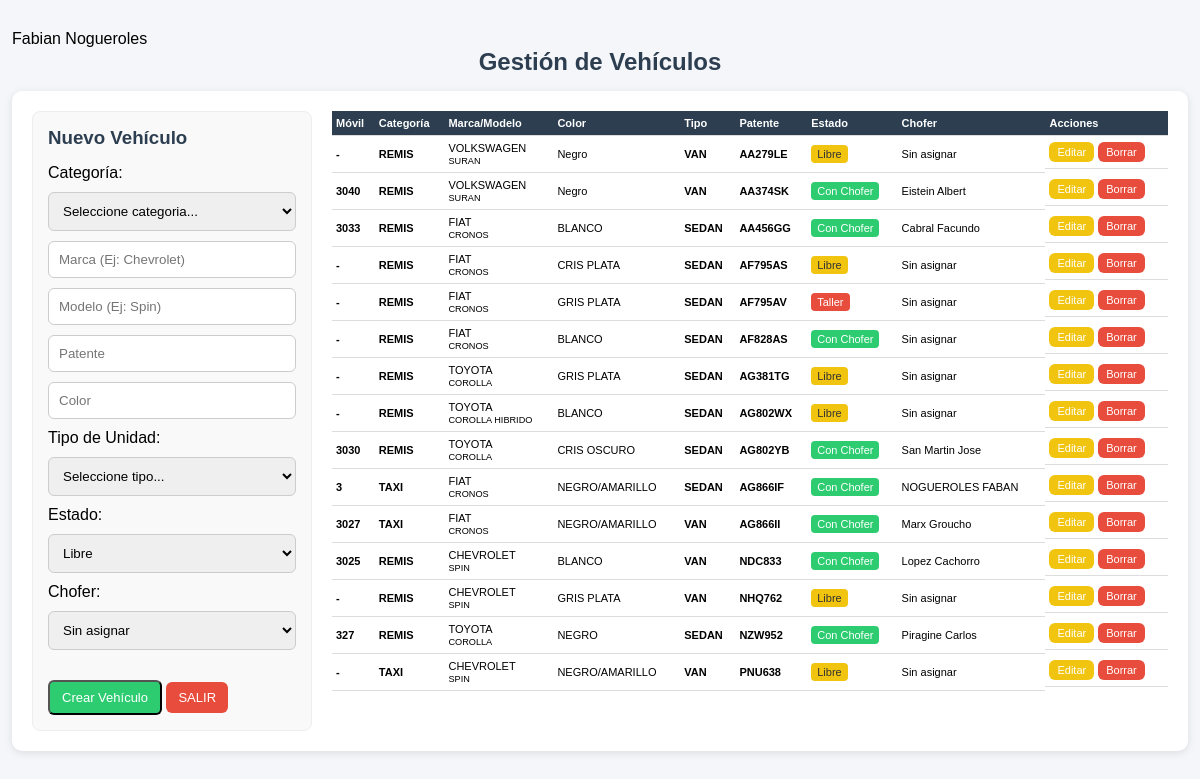
Page /php/00_administracion/trafico/listado.php (signed in) on the committed database.
### tables this page shows
CREATE TABLE `usuarios` (
  `id` int(4) NOT NULL AUTO_INCREMENT,
  `nombre` varchar(50) NOT NULL,
  `telefono` int(10) NOT NULL,
  `email` varchar(50) NOT NULL,
  `password` varchar(100) NOT NULL,
  `permisos` varchar(15) NOT NULL,
  `estado` varchar(15) NOT NULL,
  `nom_apellido` varchar(50) NOT NULL,
  PRIMARY KEY (`id`)
);

CREATE TABLE `vehiculos` (
  `id` int(11) NOT NULL AUTO_INCREMENT,
  `categoria` varchar(15) NOT NULL,
  `marca` varchar(50) NOT NULL,
  `modelo` varchar(50) NOT NULL,
  `patente` varchar(20) DEFAULT NULL,
  `estado` varchar(20) NOT NULL,
  `color` varchar(20) NOT NULL,
  `tipo` varchar(20) NOT NULL,
  `id_chofer` int(4) DEFAULT NULL,
  PRIMARY KEY (`id`)
);

### funciones/funciones.php (called while the page is built, shortened)
<?php
function nombre_usuario()
{
    $id = $_SESSION['id_usuario'];
    $sql = "SELECT * FROM usuarios WHERE id = :id LIMIT 1";
    $pdo = conexion();
    $stmt = $pdo->prepare($sql);
    $stmt->bindParam(':id', $id, PDO::PARAM_INT);
    $stmt->execute();
    $row = $stmt->fetch(PDO::FETCH_ASSOC);
    return [
        'id' => $id,
        'nombre' => $row['nom_apellido'] ?? ''
    ];
}
function conexion()
{
    $host = 'localhost';
    $db   = 'app_viajes';
    $user = 'root';
    $pass = 'belgrado';
    try {
        $dsn = "mysql:host=$host;dbname=$db;charset=utf8mb4";
        $conn = new PDO($dsn, $user, $pass, [
            PDO::ATTR_ERRMODE => PDO::ERRMODE_EXCEPTION,
            PDO::ATTR_DEFAULT_FETCH_MODE => PDO::FETCH_ASSOC,
            PDO::MYSQL_ATTR_INIT_COMMAND => "SET NAMES utf8mb4"
        ]);
        return $conn;
    } catch (PDOException $e) {
        echo "Error de conexión: " . $e->getMessage();
    }
}
?>
<?php
function obtenerVehiculos()
{
    $pdo = conexion();
    $sql = "SELECT v.*,
                   CONCAT(c.apellido, ' ', c.nombre) AS chofer
            FROM vehiculos v
            LEFT JOIN choferes c ON v.id_chofer = c.id
            ORDER BY v.patente ASC";
    return $pdo->query($sql)->fetchAll(PDO::FETCH_ASSOC);
}
function obtenerChoferes()
{
    $pdo = conexion();
    $sql = "SELECT c.*, v.patente, v.marca, v.modelo
            FROM choferes c
            LEFT JOIN vehiculos v ON c.id = v.id_chofer
            ORDER BY c.apellido ASC, c.nombre ASC";
    return $pdo->query($sql)->fetchAll(PDO::FETCH_ASSOC);
}

### php/00_administracion/trafico/listado.php (the view, shortened to what this page needs)
<?php
include_once "../../../funciones/funciones.php";
$usuario = nombre_usuario();
$nombre_usuario = $usuario['nombre'];
$vehiculo_a_editar = null;
$vehiculos = obtenerVehiculos();
$choferes  = obtenerChoferes();
$movilPorChofer = [];
foreach ($choferes as $c) {
    $movilPorChofer[$c['id']] = $c['movil'] ?? '-';
}
?>
<!DOCTYPE html>
<html lang="es">
<head>
    <link rel="stylesheet" href="../../../css/estilos.css">
</head>
<body>
    <div class="container">
        <span <strong><?php echo $nombre_usuario ?></strong></span>
        <h2 class="text-center">Gestión de Vehículos</h2>
        <div class="card operadores-layout">
            <div class="col-form">
                <h3><?php echo $vehiculo_a_editar ? "Editar Vehículo" : "Nuevo Vehículo"; ?></h3>
                <form method="POST">
                    <label>Categoría:</label>
                    <select name="categoria" required>
                        <option value="">Seleccione categoria...</option>
                    </select>
                    <input type="text" name="marca" placeholder="Marca (Ej: Chevrolet)"
                        value="<?php echo htmlspecialchars($vehiculo_a_editar['marca'] ?? ''); ?>" required>
                    <input type="text" name="modelo" placeholder="Modelo (Ej: Spin)"
                        value="<?php echo htmlspecialchars($vehiculo_a_editar['modelo'] ?? ''); ?>">
                    <input type="text" name="patente" placeholder="Patente"
                        value="<?php echo htmlspecialchars($vehiculo_a_editar['patente'] ?? ''); ?>">
                    <input type="text" name="color" placeholder="Color"
                        value="<?php echo htmlspecialchars($vehiculo_a_editar['color'] ?? ''); ?>">
                    <label>Tipo de Unidad:</label>
                    <select name="tipo" required>
                        <option value="">Seleccione tipo...</option>
                    </select>
                    <label>Estado:</label>
                    <select name="estado">
                        <option value="disponible"
                            <?php if (($vehiculo_a_editar['estado'] ?? '') == 'disponible') echo 'selected'; ?>>
                            Libre
                        </option>
                    </select>
                    <label>Chofer:</label>
                    <select name="id_chofer">
                        <option value="">Sin asignar</option>
                    </select>
                    <div style="margin-top: 20px;">
                        <button type="submit" name="guardar" class="btn btn-success">
                            <?php echo $vehiculo_a_editar ? "Actualizar" : "Crear Vehículo"; ?>
                        </button>
                        <a href="../../inicio_0.php" class="btn btn-danger">SALIR</a>
                    </div>
                </form>
            </div>
            <div class="col-tabla">
                <table class="table">
                    <thead>
                        <tr>
                            <th>Móvil</th>
                            <th>Categoría</th>
                            <th>Marca/Modelo</th>
                            <th>Color</th>
                            <th>Tipo</th>
                            <th>Patente</th>
                            <th>Estado</th>
                            <th>Chofer</th>
                            <th>Acciones</th>
                        </tr>
                    </thead>
                    <tbody>
                        <?php if (count($vehiculos) > 0): ?>
                            <?php foreach ($vehiculos as $v): ?>
                                <tr>
                                    <td><strong><?php echo htmlspecialchars($movilPorChofer[$v['id_chofer'] ?? null] ?? '-'); ?></strong></td>
                                    <td><strong><?php echo htmlspecialchars($v['categoria']); ?></strong></td>
                                    <td>
                                        <?php echo htmlspecialchars($v['marca']); ?><br>
                                        <small class="text-muted"><?php echo htmlspecialchars($v['modelo'] ?? ''); ?></small>
                                    </td>
                                    <td><?php echo htmlspecialchars($v['color']); ?></td>
                                    <td><strong><?php echo htmlspecialchars(ucfirst($v['tipo'] ?? '-')); ?></strong></td>
                                    <td><strong><?php echo htmlspecialchars($v['patente']); ?></strong></td>
                                    <td>
                                        <?php if ($v['estado'] == 'disponible'): ?>
                                            <span class="badge badge-warning">Libre</span>
                                        <?php elseif ($v['estado'] == 'con_chofer'): ?>
                                            <span class="badge badge-success">Con Chofer</span>
                                        <?php else: ?>
                                            <span class="badge badge-danger">Taller</span>
                                        <?php endif; ?>
                                    </td>
                                    <td>
                                        <?php echo htmlspecialchars($v['chofer'] ?? 'Sin asignar'); ?>
                                    </td>
                                    <td>
                                        <a href="?editar=<?php echo $v['id']; ?>" class="btn btn-warning btn-sm">Editar</a>
                                        <a href="?borrar=<?php echo $v['id']; ?>"
                                            class="btn btn-danger btn-sm"
                                            onclick="return confirm('¿Eliminar vehículo?')">
                                            Borrar
                                        </a>
                                    </td>
                                </tr>
                            <?php endforeach; ?>
                        <?php else: ?>
                            <tr>
                                <td colspan="9" class="text-center">No hay vehículos registrados.</td>
                            </tr>
                        <?php endif; ?>
                    </tbody>
                </table>
            </div>
        </div>
    </div>
</body>
</html>

### css/estilos.css (style rules this page uses)
:root { --primary: #3498db; --success: #2ecc71; --warning: #f1c40f; --danger: #e74c3c; --dark: #2c3e50; --gray: #7f8c8d; --bg: #f4f6f9; }
* { margin: 0; padding: 0; box-sizing: border-box; }
body { font-family: Arial, sans-serif; background: var(--bg); }
.container { width: 98%; max-width: 1400px; margin: 30px auto; }
h2, h3 { margin-bottom: 15px; color: var(--dark); }
.text-center { text-align: center; }
.card { background: #fff; padding: 20px; border-radius: 10px; box-shadow: 0 2px 8px rgba(0,0,0,0.1); }
.btn { display: inline-block; padding: 8px 12px; border-radius: 6px; text-decoration: none; color: #fff; font-size: 13px; text-align: center; white-space: nowrap; }
.btn-success { background: var(--success); }
.btn-warning { background: var(--warning); }
.btn-danger { background: var(--danger); }
form { display: flex; flex-direction: column; gap: 10px; }
input, select { padding: 10px; border-radius: 6px; border: 1px solid #ccc; width: 100%; }
.table { width: 100%; border-collapse: collapse; font-size: 11px; }
.table thead { background: var(--dark); color: white; }
.table th, .table td { padding: 6px 4px; border-bottom: 1px solid #ddd; text-align: left; vertical-align: middle; }
.badge { display: inline-block; padding: 3px 6px; border-radius: 4px; color: #fff; font-size: 11px; text-align: center; }
.badge-success { background: var(--success); }
.badge-danger { background: var(--danger); }
.badge-warning { background: var(--warning); color: #333; }
.operadores-layout { display: grid; grid-template-columns: 280px 1fr; gap: 20px; align-items: start; }
.col-form { background: #f9f9f9; padding: 15px; border-radius: 8px; border: 1px solid #eee; position: sticky; top: 20px; }
.col-tabla { width: 100%; overflow-x: auto; }
.table td:last-child { display: flex; gap: 4px; justify-content: flex-start; align-items: center; }
.table .btn { font-size: 11px; padding: 4px 8px; }

### rows in the picture
usuarios: nom_apellido "Fabian Nogueroles"
vehiculos: id_chofer "-", categoria "REMIS", marca "VOLKSWAGEN", modelo "SURAN", color "Negro", tipo "VAN", patente "AA279LE", estado "Libre", chofer "Sin asignar"
vehiculos: id_chofer "3040", categoria "REMIS", marca "VOLKSWAGEN", modelo "SURAN", color "Negro", tipo "VAN", patente "AA374SK", estado "Con Chofer", chofer "Eistein Albert"
vehiculos: id_chofer "3033", categoria "REMIS", marca "FIAT", modelo "CRONOS", color "BLANCO", tipo "SEDAN", patente "AA456GG", estado "Con Chofer", chofer "Cabral Facundo"
vehiculos: id_chofer "-", categoria "REMIS", marca "FIAT", modelo "CRONOS", color "CRIS PLATA", tipo "SEDAN", patente "AF795AS", estado "Libre", chofer "Sin asignar"
vehiculos: id_chofer "-", categoria "REMIS", marca "FIAT", modelo "CRONOS", color "GRIS PLATA", tipo "SEDAN", patente "AF795AV", estado "Taller", chofer "Sin asignar"
vehiculos: id_chofer "-", categoria "REMIS", marca "FIAT", modelo "CRONOS", color "BLANCO", tipo "SEDAN", patente "AF828AS", estado "Con Chofer", chofer "Sin asignar"
vehiculos: id_chofer "-", categoria "REMIS", marca "TOYOTA", modelo "COROLLA", color "GRIS PLATA", tipo "SEDAN", patente "AG381TG", estado "Libre", chofer "Sin asignar"
vehiculos: id_chofer "-", categoria "REMIS", marca "TOYOTA", modelo "COROLLA HIBRIDO", color "BLANCO", tipo "SEDAN", patente "AG802WX", estado "Libre", chofer "Sin asignar"
vehiculos: id_chofer "3030", categoria "REMIS", marca "TOYOTA", modelo "COROLLA", color "CRIS OSCURO", tipo "SEDAN", patente "AG802YB", estado "Con Chofer", chofer "San Martin Jose"
vehiculos: id_chofer "3", categoria "TAXI", marca "FIAT", modelo "CRONOS", color "NEGRO/AMARILLO", tipo "SEDAN", patente "AG866IF", estado "Con Chofer", chofer "NOGUEROLES FABAN"
vehiculos: id_chofer "3027", categoria "TAXI", marca "FIAT", modelo "CRONOS", color "NEGRO/AMARILLO", tipo "VAN", patente "AG866II", estado "Con Chofer", chofer "Marx Groucho"
vehiculos: id_chofer "3025", categoria "REMIS", marca "CHEVROLET", modelo "SPIN", color "BLANCO", tipo "VAN", patente "NDC833", estado "Con Chofer", chofer "Lopez Cachorro"
vehiculos: id_chofer "-", categoria "REMIS", marca "CHEVROLET", modelo "SPIN", color "GRIS PLATA", tipo "VAN", patente "NHQ762", estado "Libre", chofer "Sin asignar"
vehiculos: id_chofer "327", categoria "REMIS", marca "TOYOTA", modelo "COROLLA", color "NEGRO", tipo "SEDAN", patente "NZW952", estado "Con Chofer", chofer "Piragine Carlos"
vehiculos: id_chofer "-", categoria "TAXI", marca "CHEVROLET", modelo "SPIN", color "NEGRO/AMARILLO", tipo "VAN", patente "PNU638", estado "Libre", chofer "Sin asignar"
